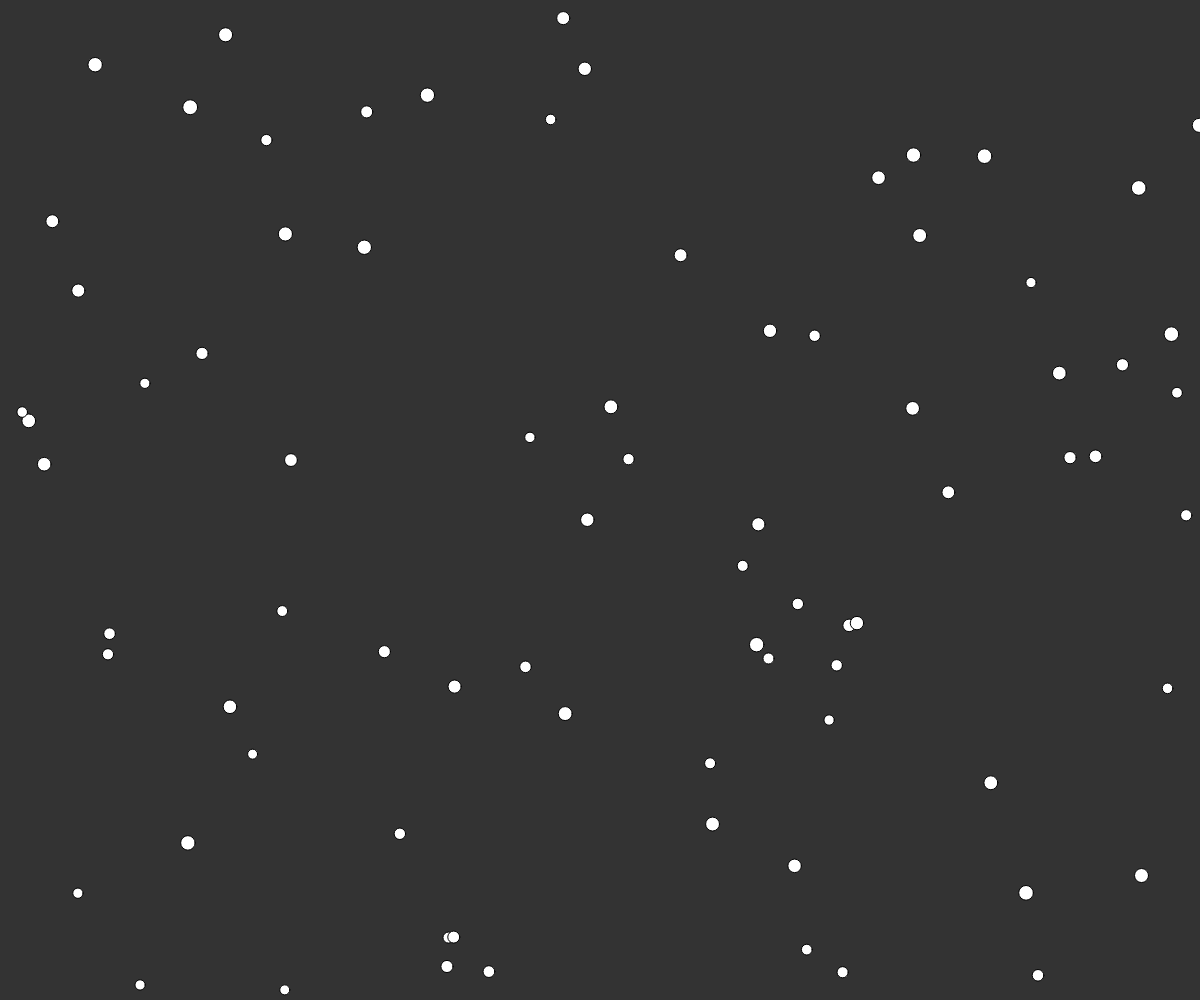
Frame 1 (no input)
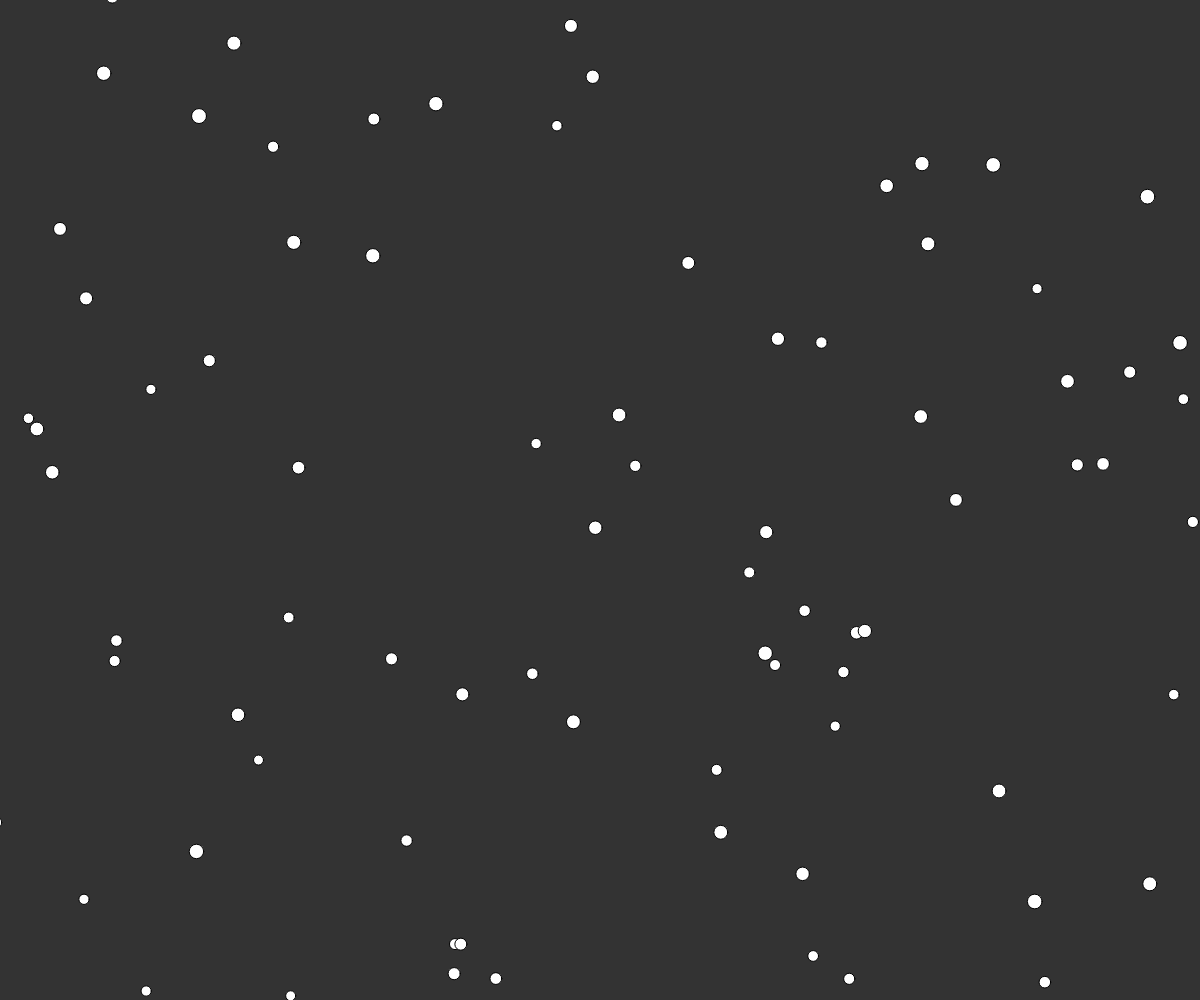
Frame 60 (no input)
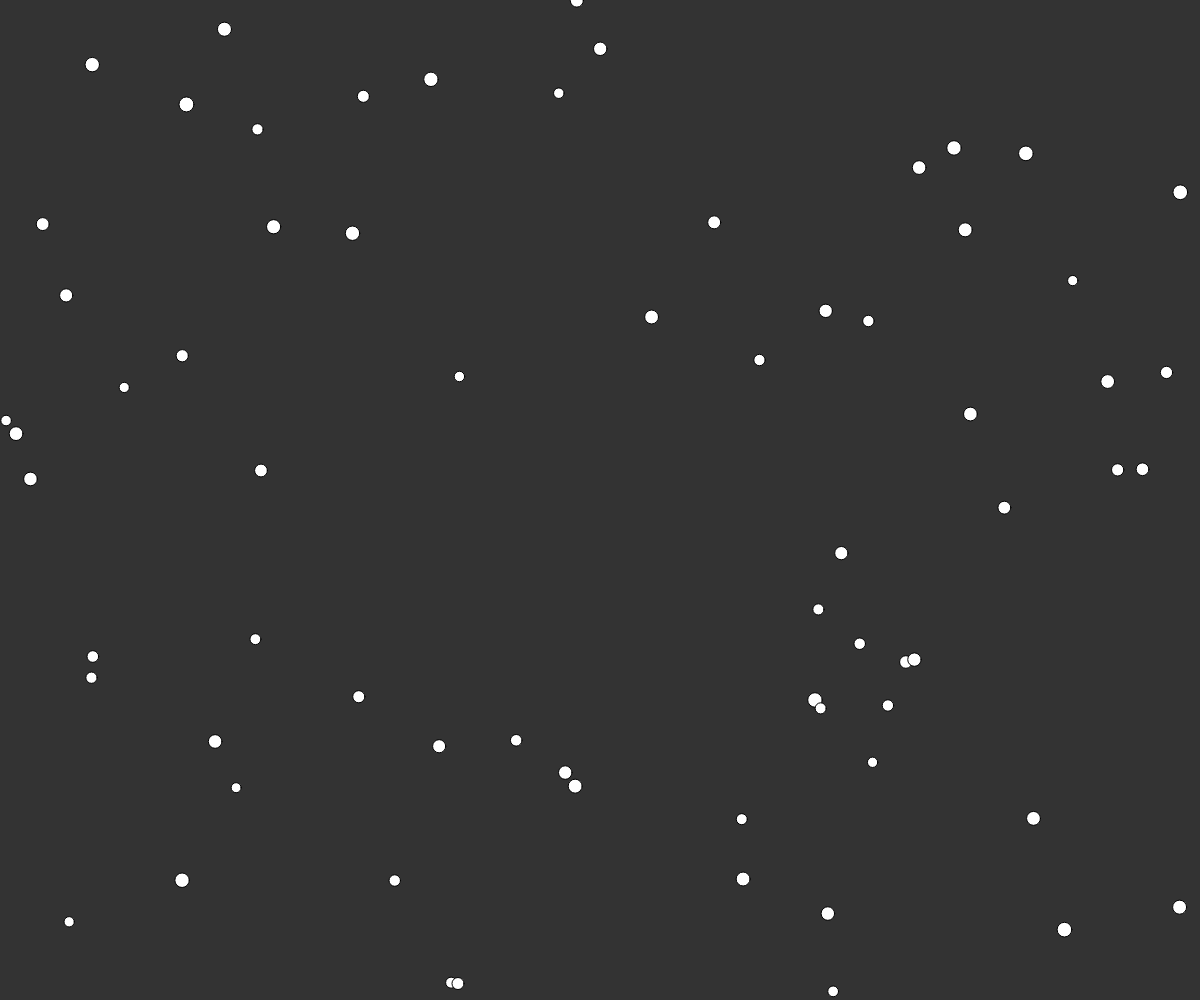
Frame 120 (the mouse pressed at the canvas centre since frame 60)

The p5.js sketch that drew these frames (run headless with seeded random() and noise() and a simulated clock; from frame 60 on, the mouse is pressed at the canvas centre):

// p5.js sketch
// ── sketch.js
function setup() {
    createCanvas(windowWidth, windowHeight);
    dots = []

    for (i = 0; i < 100; i++) {
        x = random(-50, windowWidth + 50);
        y = random(-50, windowHeight + 50);
        dots.push(new Dot(x, y));
    }
}

function draw() {
    background(51, 51, 51);

    for (i = 0; i < dots.length; i++) {
        dots[i].update();
    }
}

function mousePressed() {
    for (i = 0; i < dots.length; i++) {
        distance = sqrt(pow((mouseX - dots[i].position.x), 2) + pow((mouseY - dots[i].position.y), 2));
        force = 40000 / pow(distance, 1.7);
        direction = new Vector(mouseX, mouseY);
        direction.sub(dots[i].position);
        direction.inverse();
        direction.normalize();
        direction.mult(force);
        dots[i].applyForce(direction);
    }
}

function windowResized() {
    resizeCanvas(windowWidth, windowHeight);
}

class Dot {
    constructor(x, y) {
        this.position = new Vector(x, y);
        var r = random(10, 15);
        this.velocity = new Vector(r / 100, r / 100);
        this.acceleration = new Vector(0, 0);

        this.diameter = r;
    }

    applyForce(force) {
        this.acceleration.add(force);
    }

    constrainToScreen(eps = 50) {
        if (this.position.x > windowWidth + 50) {
            this.position.x -= windowWidth + 100;
        } else if (this.position.x < -50) {
            this.position.x += windowWidth + 100;
        }

        if (this.position.y > windowHeight + 50) {
            this.position.y -= windowHeight + 100;
        } else if (this.position.y < -50) {
            this.position.y += windowHeight + 100;
        }
    }

    display() {
        ellipse(this.position.x, this.position.y, this.diameter, this.diameter);
    }

    update() {
        this.constrainToScreen();
        this.display();

        this.position.add(this.velocity);
        this.velocity.add(this.acceleration);
        this.acceleration = new Vector(0, 0);
    }
}

class Vector {
    constructor(x, y) {
        this.x = x;
        this.y = y;
    }

    add(v) {
        this.x += v.x;
        this.y += v.y;
    }

    sub(v) {
        this.x -= v.x;
        this.y -= v.y;
    }

    abs() {
        return sqrt(x * x + y * y);
    }

    normalize() {
        this.x /= this.abs();
        this.y /= this.abs();
        print(this);
    }

    mult(lambda) {
        this.x *= lambda;
        this.y *= lambda;
    }

    inverse() {
        this.x *= -1;
        this.y *= -1;
    }

    copy() {
        return new Vector(this.x, this.y);
    }
}
